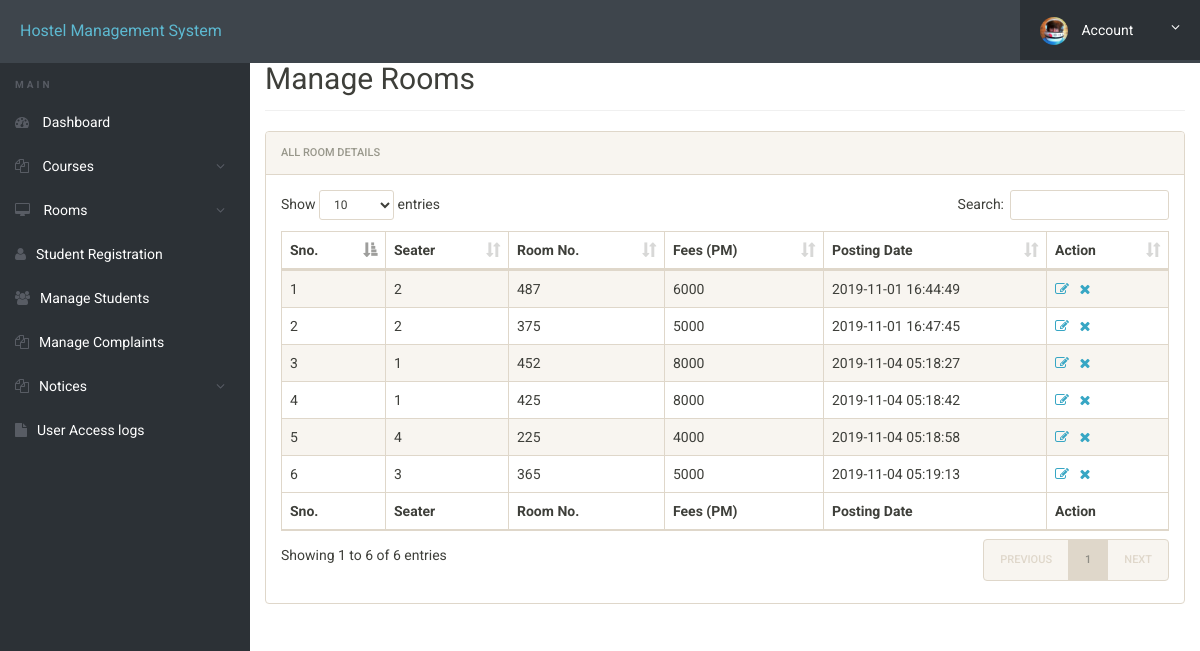
Screenshot of /Project/admin/manage-rooms.php (signed in) with the database file from the repository.
### tables this page shows
CREATE TABLE `rooms` (
  `id` int(11) NOT NULL,
  `seater` int(11) DEFAULT NULL,
  `room_no` int(11) DEFAULT NULL,
  `fees` int(11) DEFAULT NULL,
  `posting_date` timestamp NULL DEFAULT current_timestamp()
);

### Project/admin/manage-rooms.php (the view, shortened to what this page needs)
<?php
include('includes/config.php');
?>
<!doctype html>
<html lang="en" class="no-js">
<head>
	<link rel="stylesheet" href="css/font-awesome.min.css">
	<link rel="stylesheet" href="css/bootstrap.min.css">
	<link rel="stylesheet" href="css/dataTables.bootstrap.min.css">
	<link rel="stylesheet" href="css/bootstrap-social.css">
	<link rel="stylesheet" href="css/bootstrap-select.css">
	<link rel="stylesheet" href="css/fileinput.min.css">
	<link rel="stylesheet" href="css/awesome-bootstrap-checkbox.css">
	<link rel="stylesheet" href="css/style.css">
</head>
<body>
	<?php include('includes/header.php');?>
	<div class="ts-main-content">
			<?php include('includes/sidebar.php');?>
		<div class="content-wrapper">
			<div class="container-fluid">
				<div class="row">
					<div class="col-md-12">
						<h2 class="page-title" style="margin-top: 4%">Manage Rooms</h2>
						<div class="panel panel-default">
							<div class="panel-heading">All Room Details</div>
							<div class="panel-body">
								<table id="zctb" class="display table table-striped table-bordered table-hover" cellspacing="0" width="100%">
									<thead>
										<tr>
											<th>Sno.</th>
											<th>Seater</th>
											<th>Room No.</th>
											<th>Fees (PM) </th>
											<th>Posting Date  </th>
											<th>Action</th>
										</tr>
									</thead>
									<tfoot>
										<tr>
											<th>Sno.</th>
											<th>Seater</th>
											<th>Room No.</th>
											<th>Fees (PM) </th>
											<th>Posting Date  </th>
											<th>Action</th>
										</tr>
									</tfoot>
									<tbody>
<?php
$ret="select * from rooms";
$stmt= $mysqli->prepare($ret) ;
$stmt->execute() ;
$res=$stmt->get_result();
$cnt=1;
while($row=$res->fetch_object())
	  {
	  	?>
<tr><td><?php echo $cnt;;?></td>
<td><?php echo $row->seater;?></td>
<td><?php echo $row->room_no;?></td>
<td><?php echo $row->fees;?></td>
<td><?php echo $row->posting_date;?></td>
<td><a href="edit-room.php?id=<?php echo $row->id;?>"><i class="fa fa-edit"></i></a>&nbsp;&nbsp;
<a href="manage-rooms.php?del=<?php echo $row->id;?>" onclick="return confirm('Do you want to delete');"><i class="fa fa-close"></i></a></td>
										</tr>
									<?php
$cnt=$cnt+1;
									 } ?>
									</tbody>
								</table>
							</div>
						</div>
					</div>
				</div>
			</div>
		</div>
	</div>
</body>
</html>

### Project/admin/includes/header.php (shortened to what this page needs)
<div class="brand clearfix">
		<a href="#" class="logo" style="font-size:16px;">Hostel Management System</a>
		<ul class="ts-profile-nav">
			<li class="ts-account">
				<a href="#"><img src="img/ts-avatar.jpg" class="ts-avatar hidden-side" alt=""> Account <i class="fa fa-angle-down hidden-side"></i></a>
			</li>
		</ul>
	</div>

### Project/admin/includes/sidebar.php (shortened to what this page needs)
<nav class="ts-sidebar">
			<ul class="ts-sidebar-menu">
				<li class="ts-label">Main</li>
				<li><a href="dashboard.php"><i class="fa fa-dashboard"></i> Dashboard</a></li>
					<li><a href="#"><i class="fa fa-files-o"></i> Courses</a>
				</li>
					<li><a href="#"><i class="fa fa-desktop"></i> Rooms</a>
				</li>
				<li><a href="registration.php"><i class="fa fa-user"></i>Student Registration</a></li>
				<li><a href="manage-students.php"><i class="fa fa-users"></i>Manage Students</a></li>
				<li><a href="manage-complaints.php"><i class="fa fa-files-o"></i>Manage Complaints</a></li>
				<li><a href="#"><i class="fa fa-files-o"></i>Notices</a>
				<li><a href="access-log.php"><i class="fa fa-file"></i>User Access logs</a></li>
		</nav>

### Project/admin/css/style.css (style rules this page uses)
html { font-size: 14px; }
@media only screen and (min-width: 480px) { html { font-size: 17px; } }
@media only screen and (min-width: 768px) { html { font-size: 14px; } }
body { font-size: 1em; }
a { color: #37a6c4; }
.panel { overflow: hidden; }
ul, li { margin: 0; padding: 0; list-style: none; }
.page-title { padding-bottom: 15px; margin-bottom: 20px; border-bottom: 1px solid #f0f0f0; }
.brand { background: #3e454c; position: relative; z-index: 3; position: fixed; width: 100%; top: 0; }
.brand .logo { box-sizing: border-box; padding: 20px; float: left; display: block; width: 200px; }
@media only screen and (min-width: 992px) { .brand .logo { width: 250px; } }
.brand .ts-profile-nav { float: right; display: none; }
.brand .ts-profile-nav li { float: left; position: relative; }
.brand .ts-profile-nav li a { display: block; padding: 20px; color: #fff; }
.brand .ts-profile-nav .ts-account .fa-angle-down { float: right; }
.brand .ts-profile-nav .ts-account > a { width: 180px; background: #2c3136; }
.brand .ts-profile-nav .ts-account .ts-avatar { border-radius: 50%; height: 28px; margin: -10px 0; margin-right: 10px; }
@media only screen and (min-width: 992px) { .brand .ts-profile-nav { display: block; } }
.ts-sidebar { background: #2c3136; max-height: 0; transition: max-height 0.3s; overflow: hidden; position: fixed; z-index: 2; width: 100%; bottom: 0; top: 60px; overflow-y: auto; }
@media only screen and (min-width: 992px) { .ts-sidebar { max-height: 100%; bottom: 0; } }
.ts-sidebar-menu .ts-label { color: #585c64; font-weight: bold; padding: 8px 15px; text-transform: uppercase; font-size: 10px; letter-spacing: 3px; margin-top: 10px; }
.ts-sidebar-menu a { display: block; text-decoration: none; padding: 12px 15px; color: #fff; }
.ts-sidebar-menu li { position: relative; }
.ts-sidebar-menu li i { color: #585c64; margin-right: 10px; }
.ts-main-content .content-wrapper { padding-top: 15px; margin-top: 10px; }
@media only screen and (min-width: 992px) { .ts-main-content .ts-sidebar { width: 250px; float: left; } }
@media only screen and (min-width: 992px) { .ts-main-content .content-wrapper { margin-left: 250px; } }

### rows the page displays
rooms: seater "2", room_no "487", fees "6000", posting_date "2019-11-01 16:44:49"
rooms: seater "2", room_no "375", fees "5000", posting_date "2019-11-01 16:47:45"
rooms: seater "1", room_no "452", fees "8000", posting_date "2019-11-04 05:18:27"
rooms: seater "1", room_no "425", fees "8000", posting_date "2019-11-04 05:18:42"
rooms: seater "4", room_no "225", fees "4000", posting_date "2019-11-04 05:18:58"
rooms: seater "3", room_no "365", fees "5000", posting_date "2019-11-04 05:19:13"
